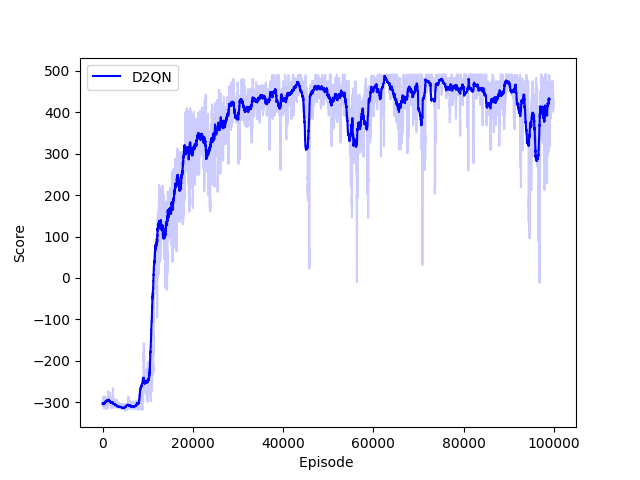

The Python source for this figure:
import numpy as np
import matplotlib.pyplot as plt


def moving_average(a, n=100):
    ret = np.cumsum(a, dtype=float)
    ret[n:] = ret[n:] - ret[:-n]
    return ret[n - 1:] / n


scores_d2qn = np.loadtxt("scores_d2qn.txt")
scores_ma_d2qn = moving_average(scores_d2qn, n=100)
scores_ma_d2qn_1000 = moving_average(scores_d2qn, n=1000)

plt.plot(np.arange(len(scores_ma_d2qn)), scores_ma_d2qn,
         alpha=0.2, color='b')
plt.plot(np.arange(len(scores_ma_d2qn_1000)),
         scores_ma_d2qn_1000, label="D2QN", color='b')

plt.ylabel('Score')
plt.xlabel('Episode ')
plt.legend()
plt.savefig('graph.png')
plt.show()
